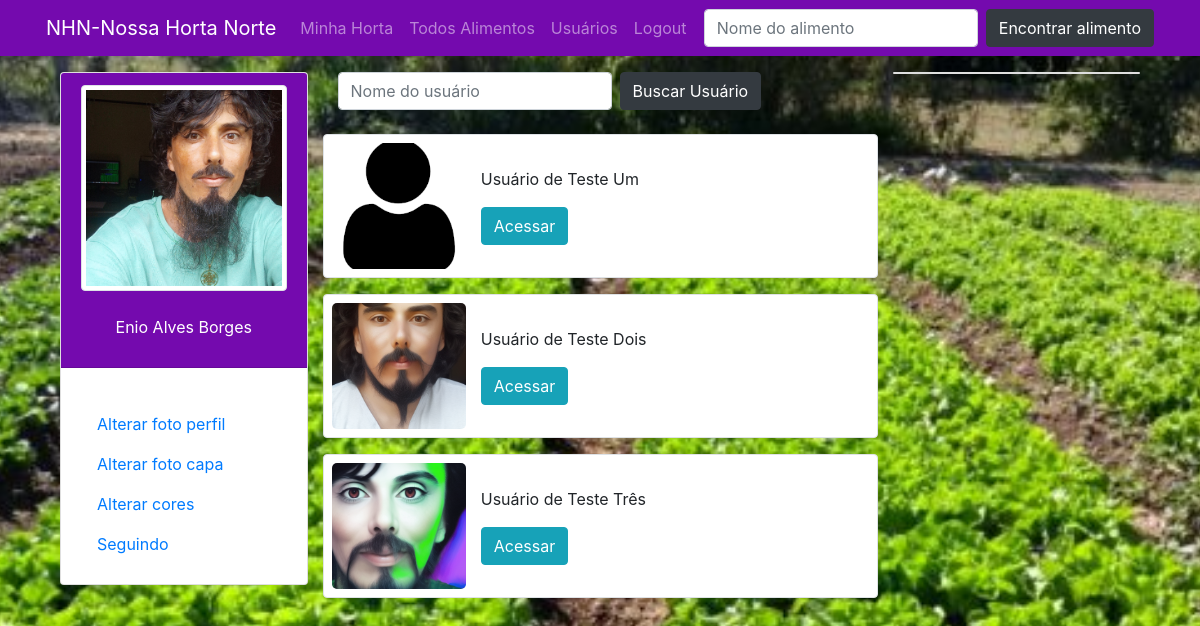
The app's page /conexoes/ (signed in) with its own data.
### perfis/models.py (models this page shows, shortened)
class Perfil(models.Model):
    nome = models.CharField(max_length=255, null=False)
    telefone = models.CharField(max_length=15, null=True, blank=True)
    endereco_maps = models.CharField(max_length=255, null=True, blank=True)
    imagem_perfil = models.ImageField(null=True, blank=True, upload_to='uploads/fotoperfil/')
    imagem_capa = models.ImageField(null=True, blank=True, upload_to='uploads/fotocapa/')
    cor = models.CharField(max_length=10, default='#455A64')
    contatos = models.ManyToManyField('self')
    usuario = models.OneToOneField(User, related_name='perfil', on_delete=models.CASCADE)

### perfis/views.py (the view)
# urls.py: path('conexoes/', views.conexoes, name='conexoes'),
@login_required(login_url='login')
def conexoes(request):
    dados = {}
    dados['perfil_logado'] = request.user.perfil
    dados['encontrados'] = dados['perfil_logado'].contatos.all()
    return render(request, 'buscarusuario.html', dados)

### perfis/templates/buscarusuario.html (shortened to what this page needs)
{% extends 'base.html' %}
{% load static %}
{% block main %}
<form method="POST" action="{% url 'buscar_usuario' %}"
    class="form-inline my-2 my-lg-0 form-busca-usuario">
    <input class="form-control mr-sm-2" type="search" name="busca" placeholder="Nome do usuário">
    <button class="btn btn-dark my-2 my-sm-0" type="submit">Buscar Usuário</button>
</form><br>
<div>
    {% if encontrados %}
    <ul class="list-group full-w">
        {% for encontrado in encontrados %}
        {% if encontrado.id != user.perfil.id %}
        {% if encontrado in user.perfil.contatos.all %}
        <div class="row border rounded mb-3 py-2 px-2 bg-white">
            <div class="col col-md-3 py-5"
                style="background:  {% if encontrado.imagem_perfil %} url('/media/{{ encontrado.imagem_perfil }}') {% else %} url('{% static 'media/img/user.png' %}') {% endif %} ;
                        background-position: center;
                        background-size: cover;
                        border-radius: 5px;"></div>
            <div class="col col-md-9 bg-white py-4">
                <p>{{ encontrado.nome }}</p>
                <div>
                    <a href="{% url 'exibir' encontrado.id %}" class="btn btn-info">Acessar</a>
                </div>
            </div>
        </div>
        {% endif %}
        {% endif %}
        {% endfor %}
    </ul>
    {% else %}
    <div class="full-w alert alert-warning text-center">
        <h2>Nenhum resultado encontrado</h2>
    </div>
    {% endif %}
</div>
{% endblock %}

### perfis/templates/base.html (shortened to what this page needs)
{% load static %}
<!DOCTYPE html>
<html lang="pt-br">
<head>
    <link rel="stylesheet" href="https://stackpath.bootstrapcdn.com/bootstrap/4.3.1/css/bootstrap.min.css"
>
    <link rel="stylesheet" href="{% static '/css/estilo.css' %}" rel="stylesheet">
</head>
<body style="{% if perfil_logado.imagem_capa %} background: url('/media/{{ perfil_logado.imagem_capa }}'); {% else %} background: #CFD8DC; {% endif %}
                background-repeat: no-repeat;
                background-size: cover;
                background-position: center;
                background-attachment: fixed;">
    <div class="navbar-dark fixed-top" style="background: {{ perfil_logado.cor }};">
        <nav class="navbar container navbar-expand-lg">
            <a class="navbar-brand" href="/">NHN-Nossa Horta Norte</a>
            <div class="collapse navbar-collapse" id="navbarSupportedContent">
                <ul class="navbar-nav mr-auto">
                    <li class="nav-item">
                        <a class="nav-link" href="{% url 'minhas_postagens' %}">Minha Horta</a>
                    </li>
                    <li class="nav-item">
                        <a class="nav-link" href="{% url 'todos_alimentos' %}">Todos Alimentos</a>
                    </li>
                    <li class="nav-item">
                        <a class="nav-link" href="{% url 'buscar_usuario' %}">Usuários</a>
                    </li>
                    <li class="nav-item">
                        <a class="nav-link" href="{% url 'deslogar' %}">Logout</a>
                    </li>
                </ul>
                <form method="POST" action="{% url 'buscar_alimento' %}"
                    class="form-inline my-2 my-lg-0 form-buscalimento">
                    <input class="form-control mr-sm-2" type="search" name="buscalimento" placeholder="Nome do alimento">
                    <button class="btn btn-dark my-2 my-sm-0" type="submit">Encontrar alimento</button>
                </form>
            </div>
        </nav>
    </div>
    <main class="mt-5 index">
        <div class="row container">
            <section class="col col-sm-12 col-md-3 col-lg-3 col-xl-3 mt-4 opcoes-do-usuario">
                <div class="card">
                    <div class="card-header center-center" style="background: {{ perfil_logado.cor }};"
                        data-toggle="tooltip" data-placement="bottom" title="Alterar foto do perfil">
                        <img src="{% if perfil_logado.imagem_perfil %} /media/{{ perfil_logado.imagem_perfil }}
                        {% else %} {% static 'media/img/user.png' %} {% endif %}" alt="Usuário" width="100%"
                            class="img-fluid img-thumbnail"><br>
                        <p class="text-white">{{ perfil_logado.nome }}</p>
                    </div>
                    <div class="card-body">
                        <ul class="nav flex-column mt-3">
                            <li class="nav-item"> <a class="nav-link" href="" data-toggle="modal"
                                    data-target="#alterarFotoPerfil">Alterar foto perfil</a> </li>
                            <li class="nav-item"> <a class="nav-link" href="" data-toggle="modal"
                                    data-target="#alterarFotoCapa">Alterar foto capa</a> </li>
                            <li class="nav-item"> <a class="nav-link" href="" data-toggle="modal"
                                    data-target="#alterarCorPerfil">Alterar cores</a> </li>
                            <li class="nav-item"> <a class="nav-link" href="{% url 'conexoes' %}">Seguindo</a> </li>
                        </ul>
                    </div>
                </div>
            </section>
            <div class="col col-sm-12 col-md-12 col-lg-6 col-xl-6 mt-4">
                {% block main %}
                {% endblock %}
            </div>
            <aside class="col col-sm-12 col-md-12 col-lg-3 col-xl-3 mt-4">
                <div class="bg-white card">
                </div>
            </aside>
        </div>
    </main>
</body>
</html>

### perfis/static/css/estilo.css (style rules this page uses)
html, body { height: 100%; }
main.index { min-height: calc(100% - 56px); display: flex; flex-direction: row; justify-content: center; }
.opcoes-do-usuario { display: flex; flex-direction: column; justify-content: flex-start; align-items: center; }
.center-center { display: flex; flex-direction: column; justify-content: center; align-items: center; }
.full-w { width: 100%; }

### records on screen
Perfil: imagem_perfil (picture), nome "Enio Alves Borges"
Perfil: nome "Usuário de Teste Um"
Perfil: imagem_perfil (picture), nome "Usuário de Teste Dois"
Perfil: imagem_perfil (picture), nome "Usuário de Teste Três"
